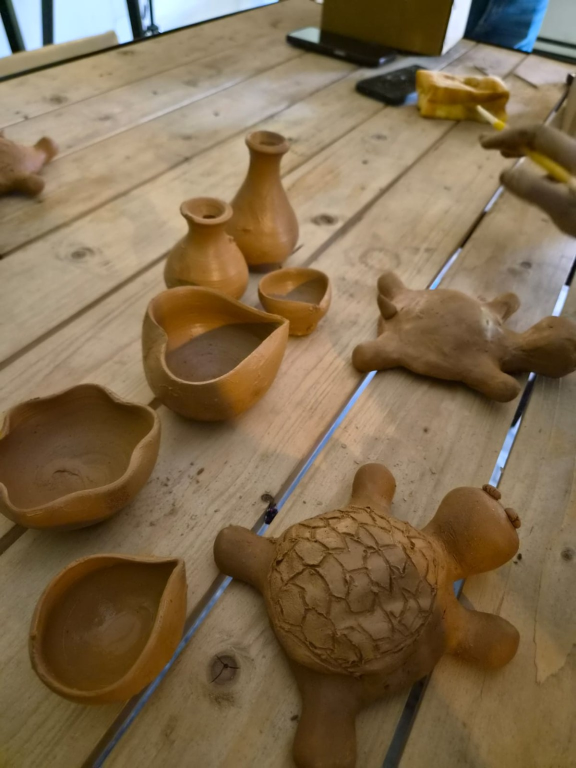
#> input picture dataset/cca 3.jpg, 1152 x 1536 px (shown at 1/2 size); its folder holds 3 pictures in this run
$ python feature_extraction.py
#> lines starting #> are read from the running program, lines starting #| are printed output that depends on the picture
# ============================================================
# CCA 3 - UNIT 4: FEATURE EXTRACTION AND FEATURE MATCHING
# ============================================================

import cv2
import numpy as np
import matplotlib.pyplot as plt

from pathlib import Path
from skimage.feature import hog
from skimage import exposure


# ============================================================
# PROJECT DIRECTORIES
# ============================================================

BASE_DIR = Path(__file__).resolve().parent.parent

DATASET_DIR = BASE_DIR / "dataset"
OUTPUT_DIR = BASE_DIR / "outputs" / "unit4_feature_extraction"

OUTPUT_DIR.mkdir(parents=True, exist_ok=True)


# ============================================================
# STEP 1: LOAD THE TWO CLAY PHOTOGRAPHS
# ============================================================

print("=" * 60)
print("CCA 3 - UNIT 4: FEATURE EXTRACTION AND FEATURE MATCHING")
print("=" * 60)

image1_path = DATASET_DIR / "cca 3.jpg"
image2_path = DATASET_DIR / "cca 3 cv..jpg"

# Check image files.
if not image1_path.exists():
    raise FileNotFoundError(
        f"First clay photograph not found:\n{image1_path}"
    )

if not image2_path.exists():
    raise FileNotFoundError(
        f"Second clay photograph not found:\n{image2_path}"
    )

# Read photographs.
image1 = cv2.imread(str(image1_path))
#> image1 is the input picture: shape (1536, 1152, 3); mean B, G, R 77.6, 107, 127.8
image2 = cv2.imread(str(image2_path))
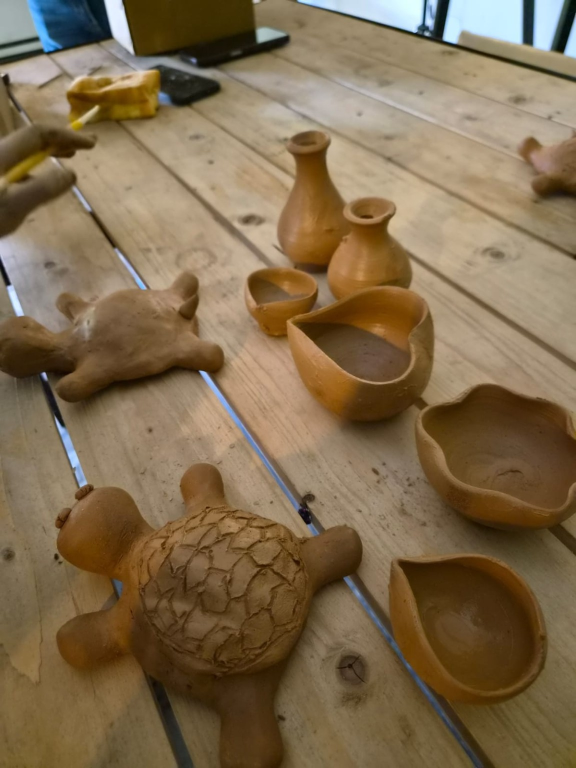
#> input picture dataset/cca 3 cv..jpg, 1152 x 1536 px (shown at 1/2 size)
#> image2 is the input picture: shape (1536, 1152, 3); mean B, G, R 77.6, 107, 127.8

if image1 is None or image2 is None:
    raise ValueError("Could not read one or both photographs.")

# Convert BGR to RGB.
image1_rgb = cv2.cvtColor(image1, cv2.COLOR_BGR2RGB)
image2_rgb = cv2.cvtColor(image2, cv2.COLOR_BGR2RGB)

# Convert to grayscale.
gray1 = cv2.cvtColor(image1, cv2.COLOR_BGR2GRAY)
gray2 = cv2.cvtColor(image2, cv2.COLOR_BGR2GRAY)

print("\nBoth clay photographs loaded successfully!")
print("First image:", image1_path.name)
print("Second image:", image2_path.name)
print("First image dimensions:", image1.shape)
#| First image dimensions: (1536, 1152, 3)
print("Second image dimensions:", image2.shape)
#| Second image dimensions: (1536, 1152, 3)


# ============================================================
# STEP 2: HOG FEATURE EXTRACTION
# ============================================================

print("\nSTEP 2: HOG FEATURE EXTRACTION")

# Resize images for consistent HOG dimensions.
hog_image1 = cv2.resize(gray1, (256, 256))
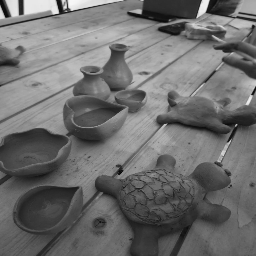
#> hog_image1: shape (256, 256); min 8, max 247, mean 110
hog_image2 = cv2.resize(gray2, (256, 256))
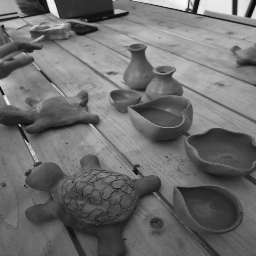
#> hog_image2: shape (256, 256); min 8, max 247, mean 110

# Extract HOG features.
features1, hog_visual1 = hog(
    hog_image1,
    orientations=9,
    pixels_per_cell=(8, 8),
    cells_per_block=(2, 2),
    block_norm="L2-Hys",
    visualize=True,
    feature_vector=True
)

features2, hog_visual2 = hog(
    hog_image2,
    orientations=9,
    pixels_per_cell=(8, 8),
    cells_per_block=(2, 2),
    block_norm="L2-Hys",
    visualize=True,
    feature_vector=True
)

# Improve HOG visualization contrast.
hog_visual1 = exposure.rescale_intensity(
    hog_visual1,
    in_range="image",
    out_range=(0, 255)
).astype(np.uint8)

hog_visual2 = exposure.rescale_intensity(
    hog_visual2,
    in_range="image",
    out_range=(0, 255)
).astype(np.uint8)
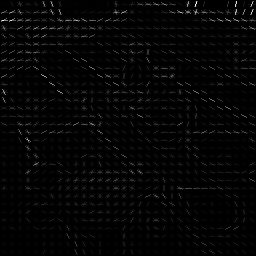
#> hog_visual2: shape (256, 256); min 0, max 255, mean 5

print("HOG feature extraction completed!")
print("HOG feature vector 1 length:", len(features1))
#| HOG feature vector 1 length: 34596
print("HOG feature vector 2 length:", len(features2))
#| HOG feature vector 2 length: 34596

cv2.imwrite(
    str(OUTPUT_DIR / "01_hog_image1.png"),
    hog_visual1
)

cv2.imwrite(
    str(OUTPUT_DIR / "02_hog_image2.png"),
    hog_visual2
)


# ============================================================
# STEP 3: SIFT KEYPOINT DETECTION
# ============================================================

print("\nSTEP 3: SIFT KEYPOINT DETECTION")

sift = cv2.SIFT_create(nfeatures=1500)

keypoints1, descriptors1 = sift.detectAndCompute(gray1, None)
#> keypoints1 = 1013 keypoints; strongest (x, y, size): (31, 87, 22.1), (95, 71, 19.2), (1063, 749, 6.8), (624, 69, 20.7)
keypoints2, descriptors2 = sift.detectAndCompute(gray2, None)
#> keypoints2 = 999 keypoints; strongest (x, y, size): (1120, 88, 21.3), (1056, 71, 19.3), (88, 749, 6.7), (860, 45, 11.4)

print("SIFT keypoint detection completed!")
print("Image 1 keypoints:", len(keypoints1))
#| Image 1 keypoints: 1013
print("Image 2 keypoints:", len(keypoints2))
#| Image 2 keypoints: 999

# Draw keypoints.
keypoint_image1 = cv2.drawKeypoints(
    image1_rgb,
    keypoints1,
    None,
    flags=cv2.DRAW_MATCHES_FLAGS_DRAW_RICH_KEYPOINTS
)

keypoint_image2 = cv2.drawKeypoints(
    image2_rgb,
    keypoints2,
    None,
    flags=cv2.DRAW_MATCHES_FLAGS_DRAW_RICH_KEYPOINTS
)

plt.imsave(
    OUTPUT_DIR / "03_sift_keypoints_image1.png",
    keypoint_image1
)

plt.imsave(
    OUTPUT_DIR / "04_sift_keypoints_image2.png",
    keypoint_image2
)


# ============================================================
# STEP 4: SIFT FEATURE MATCHING
# ============================================================

print("\nSTEP 4: FEATURE MATCHING")

if (
    descriptors1 is None
    or descriptors2 is None
    or len(descriptors1) < 2
    or len(descriptors2) < 2
):
    raise RuntimeError(
        "Not enough SIFT descriptors were detected. "
        "Try photographs with more visible details."
    )

# Create a Brute-Force matcher.
bf = cv2.BFMatcher(cv2.NORM_L2)

# Find two nearest matches.
matches = bf.knnMatch(
    descriptors1,
    descriptors2,
    k=2
)
#> matches = 1013 matches

# Lowe's ratio test.
good_matches = []

for pair in matches:
    if len(pair) == 2:
        match, second_match = pair

        if match.distance < 0.75 * second_match.distance:
            good_matches.append(match)
#> after the loop, good_matches = 38 matches

print("Total candidate matches:", len(matches))
#| Total candidate matches: 1013
print("Good matches after ratio test:", len(good_matches))
#| Good matches after ratio test: 38

# Select up to 100 best matches.
display_matches = sorted(
    good_matches,
    key=lambda match: match.distance
)[:100]
#> display_matches = 38 matches

matched_image = cv2.drawMatches(
    image1_rgb,
    keypoints1,
    image2_rgb,
    keypoints2,
    display_matches,
    None,
    flags=cv2.DrawMatchesFlags_NOT_DRAW_SINGLE_POINTS
)

plt.imsave(
    OUTPUT_DIR / "05_sift_feature_matching.png",
    matched_image
)


# ============================================================
# STEP 5: DISPLAY FEATURE EXTRACTION COMPARISON
# ============================================================

print("\nSTEP 5: DISPLAYING FEATURE EXTRACTION RESULTS")

fig, axes = plt.subplots(2, 3, figsize=(16, 10))

axes[0, 0].imshow(image1_rgb)
axes[0, 0].set_title("Clay Photograph 1")

axes[0, 1].imshow(hog_visual1, cmap="gray")
axes[0, 1].set_title("HOG Features - Image 1")

axes[0, 2].imshow(keypoint_image1)
axes[0, 2].set_title("SIFT Keypoints - Image 1")

axes[1, 0].imshow(image2_rgb)
axes[1, 0].set_title("Clay Photograph 2")

axes[1, 1].imshow(hog_visual2, cmap="gray")
axes[1, 1].set_title("HOG Features - Image 2")

axes[1, 2].imshow(keypoint_image2)
axes[1, 2].set_title("SIFT Keypoints - Image 2")

for ax in axes.flat:
    ax.axis("off")

plt.tight_layout()

plt.savefig(
    OUTPUT_DIR / "06_feature_extraction_comparison.png",
    dpi=200,
    bbox_inches="tight"
)

plt.show()


# ============================================================
# STEP 6: DISPLAY ORIGINAL FEATURE MATCHING
# ============================================================

print("\nSTEP 6: DISPLAYING FEATURE MATCHING")

plt.figure(figsize=(18, 9))
plt.imshow(matched_image)

plt.title(
    f"SIFT Feature Matching: {len(good_matches)} Good Matches"
)

plt.axis("off")
plt.tight_layout()

plt.savefig(
    OUTPUT_DIR / "07_feature_matching_comparison.png",
    dpi=200,
    bbox_inches="tight"
)

plt.show()


# ============================================================
# STEP 7: FEATURE MATCHING AFTER ROTATION
# ============================================================

print("\nSTEP 7: FEATURE MATCHING AFTER ROTATION")

# Rotate the second photograph by 15 degrees.
height, width = gray2.shape
#> height = 1536; width = 1152

rotation_matrix = cv2.getRotationMatrix2D(
    (width // 2, height // 2),
    15,
    1.0
)

rotated_image = cv2.warpAffine(
    image2_rgb,
    rotation_matrix,
    (width, height),
    borderMode=cv2.BORDER_CONSTANT,
    borderValue=(255, 255, 255)
)
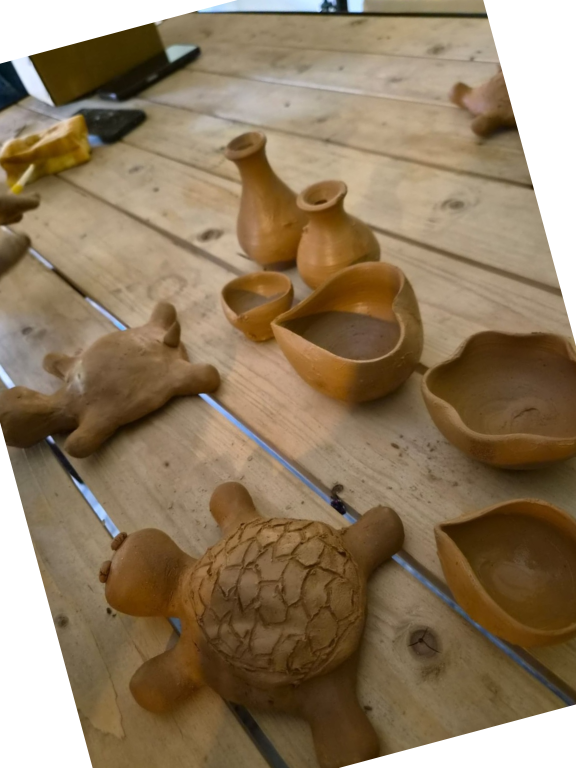
#> rotated_image: shape (1536, 1152, 3) (shown at 1/2 size); mean R, G, B 142.5, 122.4, 95

# Convert the rotated image to grayscale.
rotated_gray = cv2.cvtColor(
    rotated_image,
    cv2.COLOR_RGB2GRAY
)
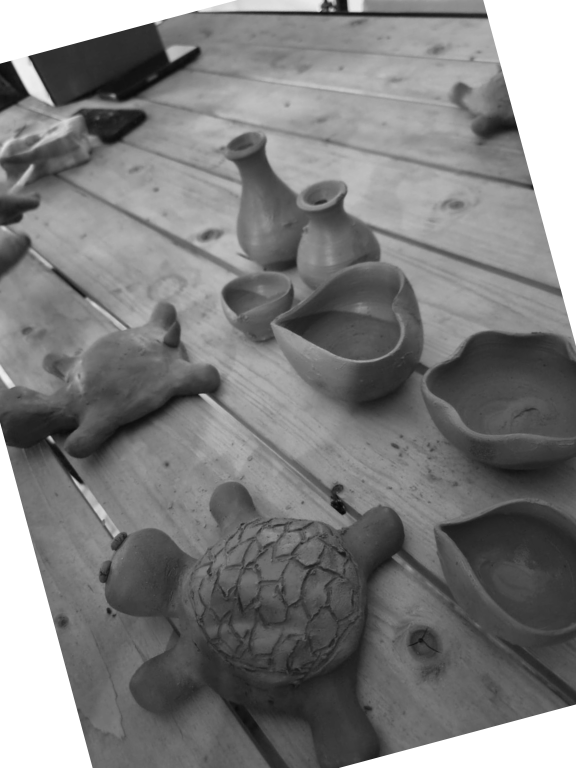
#> rotated_gray: shape (1536, 1152) (shown at 1/2 size); min 6, max 255, mean 125.3

# Detect SIFT features in the rotated image.
rotated_keypoints, rotated_descriptors = (
    sift.detectAndCompute(rotated_gray, None)
)
#> rotated_keypoints = 870 keypoints; strongest (x, y, size): (78, 122, 23.6), (65, 116, 10.4), (233, 155, 133.2), (100, 876, 6.8)

print("Rotated image keypoints:", len(rotated_keypoints))
#| Rotated image keypoints: 870

rotated_good_matches = []

if (
    rotated_descriptors is not None
    and len(rotated_descriptors) >= 2
):
    rotated_matches = bf.knnMatch(
        descriptors1,
        rotated_descriptors,
        k=2
    )
#> rotated_matches = 1013 matches

    # Apply Lowe's ratio test.
    for pair in rotated_matches:
        if len(pair) == 2:
            match, second_match = pair

            if match.distance < 0.75 * second_match.distance:
                rotated_good_matches.append(match)
#> after the loop, rotated_good_matches = 43 matches

    print(
        "Good matches after rotation:",
        len(rotated_good_matches)
    )
#| Good matches after rotation: 43

    # Select the best 100 matches.
    rotated_display_matches = sorted(
        rotated_good_matches,
        key=lambda match: match.distance
    )[:100]
#> rotated_display_matches = 43 matches

    # Draw rotated-image feature matches.
    rotated_matched_image = cv2.drawMatches(
        image1_rgb,
        keypoints1,
        rotated_image,
        rotated_keypoints,
        rotated_display_matches,
        None,
        flags=cv2.DrawMatchesFlags_NOT_DRAW_SINGLE_POINTS
    )
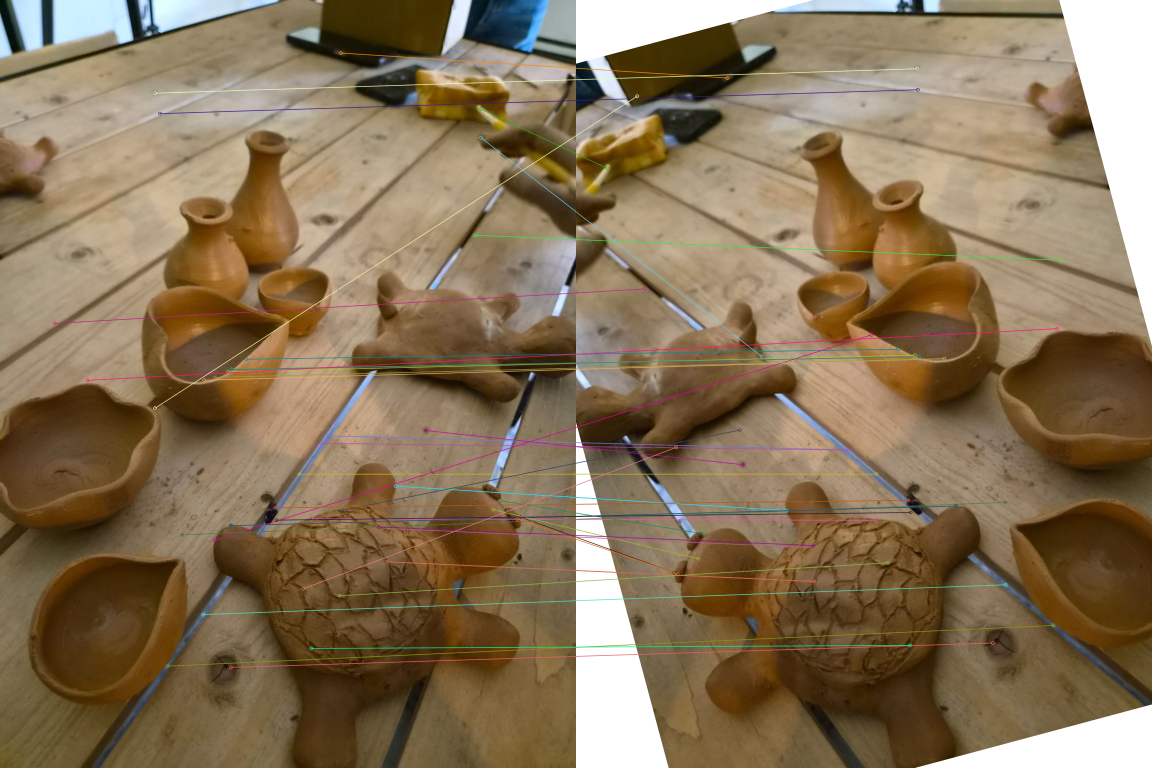
#> rotated_matched_image: shape (1536, 2304, 3) (shown at 1/2 size); mean R, G, B 135.3, 115, 86.9

    # Save the rotated photograph.
    plt.imsave(
        OUTPUT_DIR / "08_rotated_clay_image.png",
        rotated_image
    )

    # Save matching visualization.
    plt.imsave(
        OUTPUT_DIR / "09_rotated_feature_matching.png",
        rotated_matched_image
    )

    # Display the result.
    plt.figure(figsize=(18, 9))
    plt.imshow(rotated_matched_image)

    plt.title(
        f"SIFT Matching After Rotation: "
        f"{len(rotated_good_matches)} Good Matches"
    )

    plt.axis("off")
    plt.tight_layout()

    plt.show()

else:
    print("Not enough SIFT descriptors in the rotated image.")


# ============================================================
# STEP 8: SAVE FEATURE DATA
# ============================================================

print("\nSTEP 8: SAVING FEATURE DATA")

np.save(
    OUTPUT_DIR / "hog_features_image1.npy",
    features1
)

np.save(
    OUTPUT_DIR / "hog_features_image2.npy",
    features2
)

if rotated_descriptors is not None:
    np.save(
        OUTPUT_DIR / "sift_descriptors_rotated_image.npy",
        rotated_descriptors
    )


# ============================================================
# STEP 9: GENERATE FEATURE EXTRACTION REPORT
# ============================================================

report_path = OUTPUT_DIR / "feature_extraction_report.txt"

with open(
    report_path,
    "w",
    encoding="utf-8"
) as report:

    report.write(
        "CCA 3 - UNIT 4: FEATURE EXTRACTION REPORT\n"
    )

    report.write("=" * 55 + "\n\n")

    report.write(f"Image 1: {image1_path.name}\n")
    report.write(f"Image 2: {image2_path.name}\n\n")

    report.write(f"Image 1 dimensions: {image1.shape}\n")
    report.write(f"Image 2 dimensions: {image2.shape}\n\n")

    report.write(f"HOG feature length, image 1: {len(features1)}\n")
    report.write(f"HOG feature length, image 2: {len(features2)}\n\n")

    report.write(f"SIFT keypoints, image 1: {len(keypoints1)}\n")
    report.write(f"SIFT keypoints, image 2: {len(keypoints2)}\n\n")

    report.write(f"Candidate matches: {len(matches)}\n")
    report.write(f"Good matches before rotation: {len(good_matches)}\n")
    report.write(
        f"Good matches after rotation: {len(rotated_good_matches)}\n"
    )


# ============================================================
# STEP 10: COMPLETION MESSAGE
# ============================================================

print("\n" + "=" * 60)
print("FEATURE EXTRACTION COMPLETED SUCCESSFULLY!")
print("=" * 60)

print("\nAll results saved in:")
print(OUTPUT_DIR)

print("\nGenerated output files:")

for output_file in sorted(OUTPUT_DIR.iterdir()):
    if output_file.is_file():
        print(output_file.name)

print("\nTask 2 feature extraction experiment completed!")
